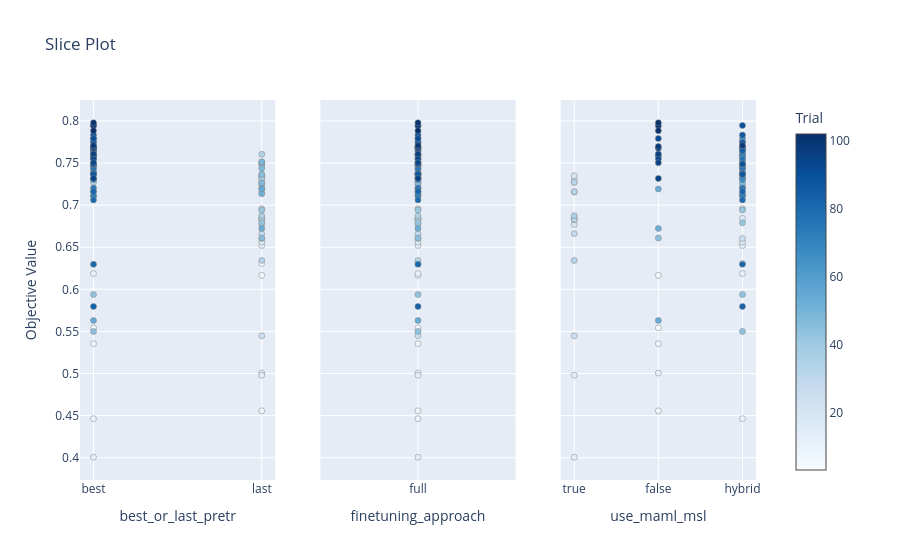

The cell this chart's notebook holds for it:
### Code cell
fig_slice = plot_slice(study, params=params_to_plot_MISC)
fig_slice.show()

### Figure 1 — Plotly figure (JSON) as saved in the notebook; plotly's stock layout.template omitted (floating-point values rounded to 4 significant figures)
{"data": [{"marker": {"color": [3, 4, 5, 6, 7, 8, 9, 10, 11, 12, 13, 14, 15, 16, 17, 18, 19, 20, 21, 22, 23, 24, 25, 26, 27, 28, 29, 30, 31, 32, 33, 34, 35, 36, 37, 38, 39, 40, 41, 42, 43, 44, 45, 46, 47, 48, 49, 50, 51, 52, 53, 54, 55, 56, 57, 58, 59, 60, 61, 62, 63, 64, 65, 66, 67, 68, 69, 70, 71, 72, 73, 74, 75, 76, 77, 78, 79, 80, 81, 82, 83, 84, 85, 86, 87, 88, 89, 90, 91, 92, 93, 94, 95, 96, 97, 98, 99, 100, 101, 102], "colorbar": {"title": {"text": "Trial"}, "x": 1, "xpad": 40}, "colorscale": [[0, "rgb(247,251,255)"], [0.125, "rgb(222,235,247)"], [0.25, "rgb(198,219,239)"], [0.375, "rgb(158,202,225)"], [0.5, "rgb(107,174,214)"], [0.625, "rgb(66,146,198)"], [0.75, "rgb(33,113,181)"], [0.875, "rgb(8,81,156)"], [1, "rgb(8,48,107)"]], "line": {"color": "Grey", "width": 0.5}, "showscale": true}, "mode": "markers", "name": "Feasible Trial", "showlegend": false, "type": "scatter", "x": ["last", "best", "last", "last", "last", "best", "best", "last", "best", "best", "last", "last", "last", "last", "last", "last", "last", "last", "last", "last", "last", "last", "last", "last", "last", "last", "last", "last", "best", "best", "last", "last", "last", "last", "last", "last", "last", "last", "last", "last", "best", "best", "last", "last", "last", "last", "last", "last", "last", "last", "last", "best", "best", "best", "best", "best", "best", "best", "best", "best", "best", "best", "best", "best", "best", "best", "best", "best", "best", "best", "best", "best", "best", "best", "best", "best", "best", "best", "best", "best", "best", "best", "best", "best", "best", "best", "best", "best", "best", "best", "best", "best", "best", "best", "best", "best", "best", "best", "best", "best"], "xaxis": "x", "y": [0.6307, 0.5542, 0.7271, 0.6167, 0.4557, 0.5354, 0.4464, 0.5005, 0.6188, 0.4005, 0.4979, 0.6521, 0.6562, 0.6844, 0.7365, 0.7302, 0.7349, 0.6771, 0.6833, 0.6958, 0.724, 0.6604, 0.5448, 0.7156, 0.6839, 0.6661, 0.6828, 0.6833, 0.7271, 0.7161, 0.6344, 0.7604, 0.7333, 0.6875, 0.7484, 0.7323, 0.7479, 0.7505, 0.6943, 0.6792, 0.5938, 0.55, 0.6609, 0.7365, 0.726, 0.7438, 0.7516, 0.7198, 0.7135, 0.6724, 0.7193, 0.563, 0.7688, 0.7375, 0.7599, 0.7464, 0.7562, 0.7109, 0.7375, 0.7323, 0.7755, 0.7641, 0.7792, 0.7667, 0.7302, 0.7599, 0.7458, 0.7589, 0.7688, 0.7115, 0.7688, 0.7203, 0.7547, 0.7427, 0.7484, 0.7677, 0.7385, 0.7063, 0.6297, 0.7161, 0.5797, 0.7646, 0.7375, 0.7745, 0.7833, 0.7365, 0.749, 0.7948, 0.7792, 0.7589, 0.7552, 0.7505, 0.7318, 0.7609, 0.7677, 0.7698, 0.7708, 0.7943, 0.7979, 0.7885], "yaxis": "y"}, {"marker": {"color": [3, 4, 5, 6, 7, 8, 9, 10, 11, 12, 13, 14, 15, 16, 17, 18, 19, 20, 21, 22, 23, 24, 25, 26, 27, 28, 29, 30, 31, 32, 33, 34, 35, 36, 37, 38, 39, 40, 41, 42, 43, 44, 45, 46, 47, 48, 49, 50, 51, 52, 53, 54, 55, 56, 57, 58, 59, 60, 61, 62, 63, 64, 65, 66, 67, 68, 69, 70, 71, 72, 73, 74, 75, 76, 77, 78, 79, 80, 81, 82, 83, 84, 85, 86, 87, 88, 89, 90, 91, 92, 93, 94, 95, 96, 97, 98, 99, 100, 101, 102], "colorbar": {"title": {"text": "Trial"}, "x": 1, "xpad": 40}, "colorscale": [[0, "rgb(247,251,255)"], [0.125, "rgb(222,235,247)"], [0.25, "rgb(198,219,239)"], [0.375, "rgb(158,202,225)"], [0.5, "rgb(107,174,214)"], [0.625, "rgb(66,146,198)"], [0.75, "rgb(33,113,181)"], [0.875, "rgb(8,81,156)"], [1, "rgb(8,48,107)"]], "line": {"color": "Grey", "width": 0.5}, "showscale": false}, "mode": "markers", "name": "Feasible Trial", "showlegend": false, "type": "scatter", "x": ["full", "full", "full", "full", "full", "full", "full", "full", "full", "full", "full", "full", "full", "full", "full", "full", "full", "full", "full", "full", "full", "full", "full", "full", "full", "full", "full", "full", "full", "full", "full", "full", "full", "full", "full", "full", "full", "full", "full", "full", "full", "full", "full", "full", "full", "full", "full", "full", "full", "full", "full", "full", "full", "full", "full", "full", "full", "full", "full", "full", "full", "full", "full", "full", "full", "full", "full", "full", "full", "full", "full", "full", "full", "full", "full", "full", "full", "full", "full", "full", "full", "full", "full", "full", "full", "full", "full", "full", "full", "full", "full", "full", "full", "full", "full", "full", "full", "full", "full", "full"], "xaxis": "x2", "y": [0.6307, 0.5542, 0.7271, 0.6167, 0.4557, 0.5354, 0.4464, 0.5005, 0.6188, 0.4005, 0.4979, 0.6521, 0.6562, 0.6844, 0.7365, 0.7302, 0.7349, 0.6771, 0.6833, 0.6958, 0.724, 0.6604, 0.5448, 0.7156, 0.6839, 0.6661, 0.6828, 0.6833, 0.7271, 0.7161, 0.6344, 0.7604, 0.7333, 0.6875, 0.7484, 0.7323, 0.7479, 0.7505, 0.6943, 0.6792, 0.5938, 0.55, 0.6609, 0.7365, 0.726, 0.7438, 0.7516, 0.7198, 0.7135, 0.6724, 0.7193, 0.563, 0.7688, 0.7375, 0.7599, 0.7464, 0.7562, 0.7109, 0.7375, 0.7323, 0.7755, 0.7641, 0.7792, 0.7667, 0.7302, 0.7599, 0.7458, 0.7589, 0.7688, 0.7115, 0.7688, 0.7203, 0.7547, 0.7427, 0.7484, 0.7677, 0.7385, 0.7063, 0.6297, 0.7161, 0.5797, 0.7646, 0.7375, 0.7745, 0.7833, 0.7365, 0.749, 0.7948, 0.7792, 0.7589, 0.7552, 0.7505, 0.7318, 0.7609, 0.7677, 0.7698, 0.7708, 0.7943, 0.7979, 0.7885], "yaxis": "y2"}, {"marker": {"color": [3, 4, 5, 6, 7, 8, 9, 10, 11, 12, 13, 14, 15, 16, 17, 18, 19, 20, 21, 22, 23, 24, 25, 26, 27, 28, 29, 30, 31, 32, 33, 34, 35, 36, 37, 38, 39, 40, 41, 42, 43, 44, 45, 46, 47, 48, 49, 50, 51, 52, 53, 54, 55, 56, 57, 58, 59, 60, 61, 62, 63, 64, 65, 66, 67, 68, 69, 70, 71, 72, 73, 74, 75, 76, 77, 78, 79, 80, 81, 82, 83, 84, 85, 86, 87, 88, 89, 90, 91, 92, 93, 94, 95, 96, 97, 98, 99, 100, 101, 102], "colorbar": {"title": {"text": "Trial"}, "x": 1, "xpad": 40}, "colorscale": [[0, "rgb(247,251,255)"], [0.125, "rgb(222,235,247)"], [0.25, "rgb(198,219,239)"], [0.375, "rgb(158,202,225)"], [0.5, "rgb(107,174,214)"], [0.625, "rgb(66,146,198)"], [0.75, "rgb(33,113,181)"], [0.875, "rgb(8,81,156)"], [1, "rgb(8,48,107)"]], "line": {"color": "Grey", "width": 0.5}, "showscale": false}, "mode": "markers", "name": "Feasible Trial", "showlegend": false, "type": "scatter", "x": ["hybrid", false, true, false, false, false, "hybrid", false, "hybrid", true, true, "hybrid", "hybrid", "hybrid", "hybrid", true, true, true, true, "hybrid", "hybrid", "hybrid", true, true, true, true, true, true, true, true, true, "hybrid", "hybrid", true, "hybrid", "hybrid", "hybrid", "hybrid", "hybrid", "hybrid", "hybrid", "hybrid", false, "hybrid", "hybrid", "hybrid", "hybrid", "hybrid", "hybrid", false, false, false, "hybrid", "hybrid", "hybrid", "hybrid", "hybrid", "hybrid", "hybrid", "hybrid", "hybrid", "hybrid", "hybrid", "hybrid", "hybrid", "hybrid", "hybrid", "hybrid", "hybrid", "hybrid", "hybrid", "hybrid", "hybrid", "hybrid", "hybrid", "hybrid", "hybrid", "hybrid", "hybrid", "hybrid", "hybrid", "hybrid", "hybrid", "hybrid", "hybrid", "hybrid", "hybrid", "hybrid", false, false, false, false, false, false, false, false, "hybrid", false, false, false], "xaxis": "x3", "y": [0.6307, 0.5542, 0.7271, 0.6167, 0.4557, 0.5354, 0.4464, 0.5005, 0.6188, 0.4005, 0.4979, 0.6521, 0.6562, 0.6844, 0.7365, 0.7302, 0.7349, 0.6771, 0.6833, 0.6958, 0.724, 0.6604, 0.5448, 0.7156, 0.6839, 0.6661, 0.6828, 0.6833, 0.7271, 0.7161, 0.6344, 0.7604, 0.7333, 0.6875, 0.7484, 0.7323, 0.7479, 0.7505, 0.6943, 0.6792, 0.5938, 0.55, 0.6609, 0.7365, 0.726, 0.7438, 0.7516, 0.7198, 0.7135, 0.6724, 0.7193, 0.563, 0.7688, 0.7375, 0.7599, 0.7464, 0.7562, 0.7109, 0.7375, 0.7323, 0.7755, 0.7641, 0.7792, 0.7667, 0.7302, 0.7599, 0.7458, 0.7589, 0.7688, 0.7115, 0.7688, 0.7203, 0.7547, 0.7427, 0.7484, 0.7677, 0.7385, 0.7063, 0.6297, 0.7161, 0.5797, 0.7646, 0.7375, 0.7745, 0.7833, 0.7365, 0.749, 0.7948, 0.7792, 0.7589, 0.7552, 0.7505, 0.7318, 0.7609, 0.7677, 0.7698, 0.7708, 0.7943, 0.7979, 0.7885], "yaxis": "y3"}], "layout": {"title": {"text": "Slice Plot"}, "xaxis": {"anchor": "y", "categoryarray": ["best", "last"], "categoryorder": "array", "domain": [0, 0.2889], "title": {"text": "best_or_last_pretr"}, "type": "category"}, "xaxis2": {"anchor": "y2", "categoryarray": ["full"], "categoryorder": "array", "domain": [0.3556, 0.6444], "title": {"text": "finetuning_approach"}, "type": "category"}, "xaxis3": {"anchor": "y3", "categoryarray": [true, false, "hybrid"], "categoryorder": "array", "domain": [0.7111, 1], "title": {"text": "use_maml_msl"}, "type": "category"}, "yaxis": {"anchor": "x", "domain": [0, 1], "title": {"text": "Objective Value"}}, "yaxis2": {"anchor": "x2", "domain": [0, 1], "matches": "y", "showticklabels": false}, "yaxis3": {"anchor": "x3", "domain": [0, 1], "matches": "y", "showticklabels": false}}}
